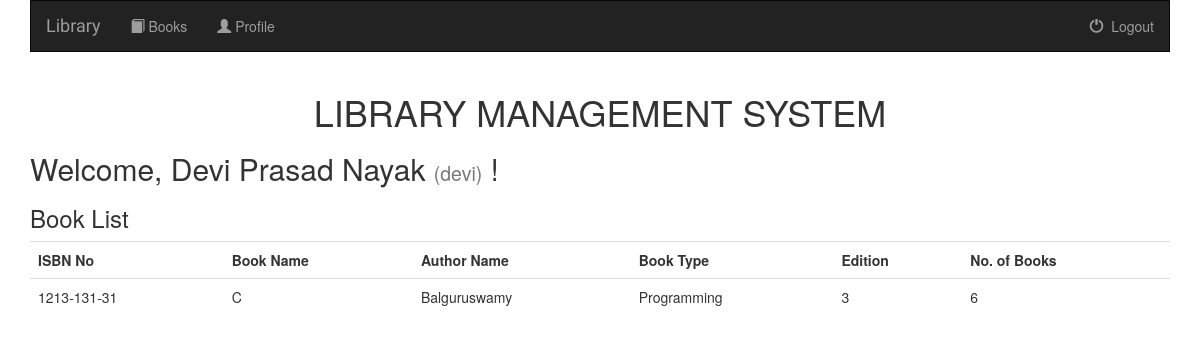
The page / (signed in) on the database as committed earlier.
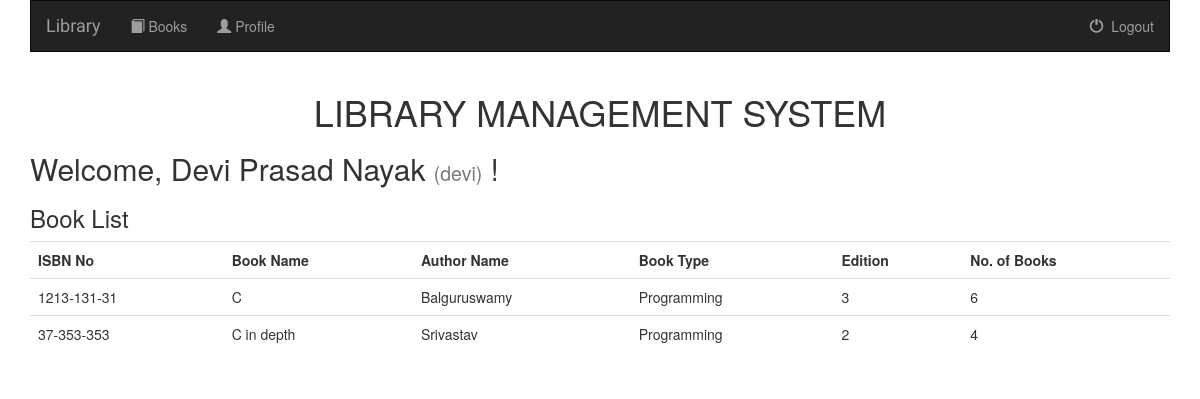
The same page on the database as committed later.
### books/models.py (models this page shows, shortened)
class Book(models.Model):
    isbn_no = models.CharField(max_length=100, null=False)
    book_name = models.CharField(max_length=100)
    author_name = models.CharField(max_length=100)
    book_type = models.CharField(max_length=15, choices=BOOK_CHOICES, default='Others')
    edition = models.IntegerField()
    no_of_books = models.IntegerField()

### books/views.py (the view)
# urls.py: 2. Add a URL to urlpatterns:  url(r'^$', views.home, name='home')
@login_required
def home(request):
    username = request.user.username
    book_list = Book.objects.order_by('book_name')[:50]
    return render(request, 'books/home.html', {'book_list': book_list, 'username': username})

### books/templates/books/home.html (shortened to what this page needs)
{% extends 'books/base.html' %}
{% block content %}
    <h1><p class="text-uppercase text-center">Library Management System</p></h1>
    <h2>Welcome, {{ user.get_full_name }} <small>({{ user.username }})</small> !</h2>
    <h3>Book List</h3>
    {% if book_list %}
        <table class="table table-hover">
            <tr>
                <th>ISBN No</th>
                <th>Book Name</th>
                <th>Author Name</th>
                <th>Book Type</th>
                <th>Edition</th>
                <th>No. of Books</th>
            </tr>
            {% for book in book_list %}
                <tr data-toggle="modal" data-target="#{{ book.isbn_no }}">
                    <td>{{ book.isbn_no }}</td>
                    <td>{{ book.book_name }}</td>
                    <td>{{ book.author_name }}</td>
                    <td>{{ book.book_type }}</td>
                    <td>{{ book.edition }}</td>
                    <td>{{ book.no_of_books }}</td>
                </tr>
            {% endfor %}
        </table>
    {% else %}
        <h3 style="color: red;">No book is available</h3>
    {% endif %}
{% endblock %}

Rows that differ between the two databases and show on the page:
added Book: isbn_no "37-353-353", book_name "C in depth", author_name "Srivastav", book_type "Programming", edition "2", no_of_books "4"
